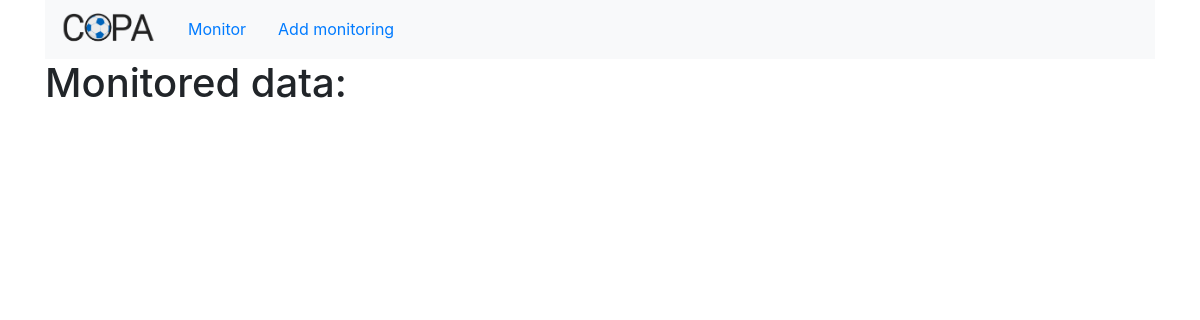
The app's page /datalist/, older data.
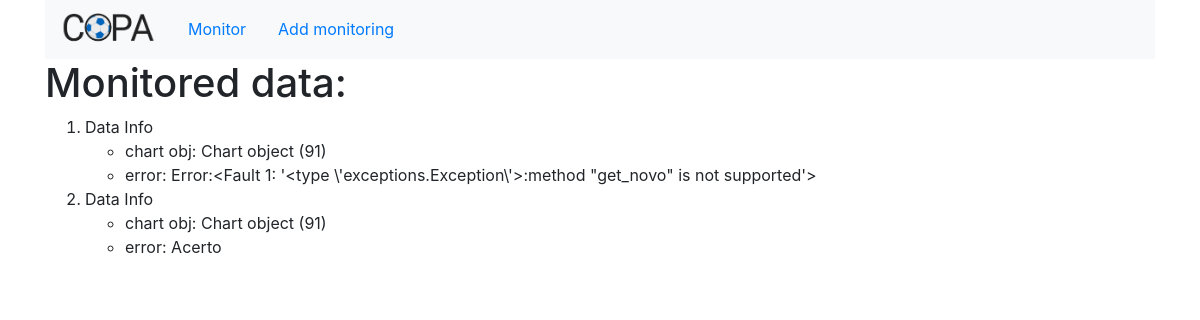
The same page, newer data.
### gnumonitor/models.py (models this page shows)
class Data_Error(models.Model):
    chart_object = models.ForeignKey(Chart, on_delete=models.PROTECT)
    time = models.DateTimeField()
    error = models.CharField(max_length=264)
    type = models.CharField(max_length=264)

class Chart(models.Model):
    xAxis_Name = models.CharField(max_length=264) # time
    yAxis_Name = models.CharField(max_length=264)
    title = models.CharField(max_length=264)
    parameter = models.CharField(max_length=264)

### gnumonitor/views.py (the view)
# urls.py: path('datalist/', views.chartlist, name='datalist'),
def chartlist(request):
    chart_list = Data_Error.objects.order_by('pk')
    chart_dict ={'chartlist':chart_list}
    return render(request, "gnumonitor/datalist.html", context=chart_dict)

### templates/gnumonitor/datalist.html (shortened to what this page needs)
<!DOCTYPE html>
{% extends "gnumonitor/base.html" %}
{% block body_block %}
<html lang="en" dir="ltr">
  <head>
  </head>
  <body>
    <h1>Monitored data:</h1>
    {% if chartlist %}
    <ol>
      {% for chart in chartlist %}
      <li>Data Info</li>
        <ul>
            <li>chart obj: {{ chart.chart_object }}</li>
            <li>error: {{ chart.error }} </li>
        </ul>
      {% endfor %}
    </ol>
  {% endif %}
  </body>
{% endblock %}

### templates/gnumonitor/base.html (shortened to what this page needs)
<!DOCTYPE html>
{% load static %}
<html lang="en" dir="ltr">
  <head>
    <link rel="stylesheet" type="text/css" href="{% static 'css/mystyle.css' %}"/>
    <link rel="stylesheet" href="https://stackpath.bootstrapcdn.com/bootstrap/4.3.0/css/bootstrap.min.css">
    <link rel="stylesheet" href="https://stackpath.bootstrapcdn.com/bootstrap/4.3.1/css/bootstrap.min.css">
  </head>
  <body>
    <div class="container" id="navbar">
      <nav class="navbar navbar-expand-lg navbar-light bg-light">
        <a class="navbar-brand" href="{% url 'index' %}"><img src="{% static "images/copa_logo_black.png" %}" width="95px" alt="Cannot load statics"/></a>
        <a class="nav-link" href="{% url 'index' %}">Monitor</a>
        <a class="nav-link" href="{% url 'chart_form' %}">Add monitoring</a>
      </nav>
    </div>
    <div class="container" id="body_base">
      {% block body_block %}{% endblock %}
    </div>
  </body>
</html>

Row changes from the older to the newer data that the page shows:
added Data_Error: chart_object "Chart object (91)", error "Error:<Fault 1: '<type \\'exceptions.Exception\\'>:method \"get_novo\" is not supported'>"
added Data_Error: chart_object "Chart object (91)", error "Acerto"
